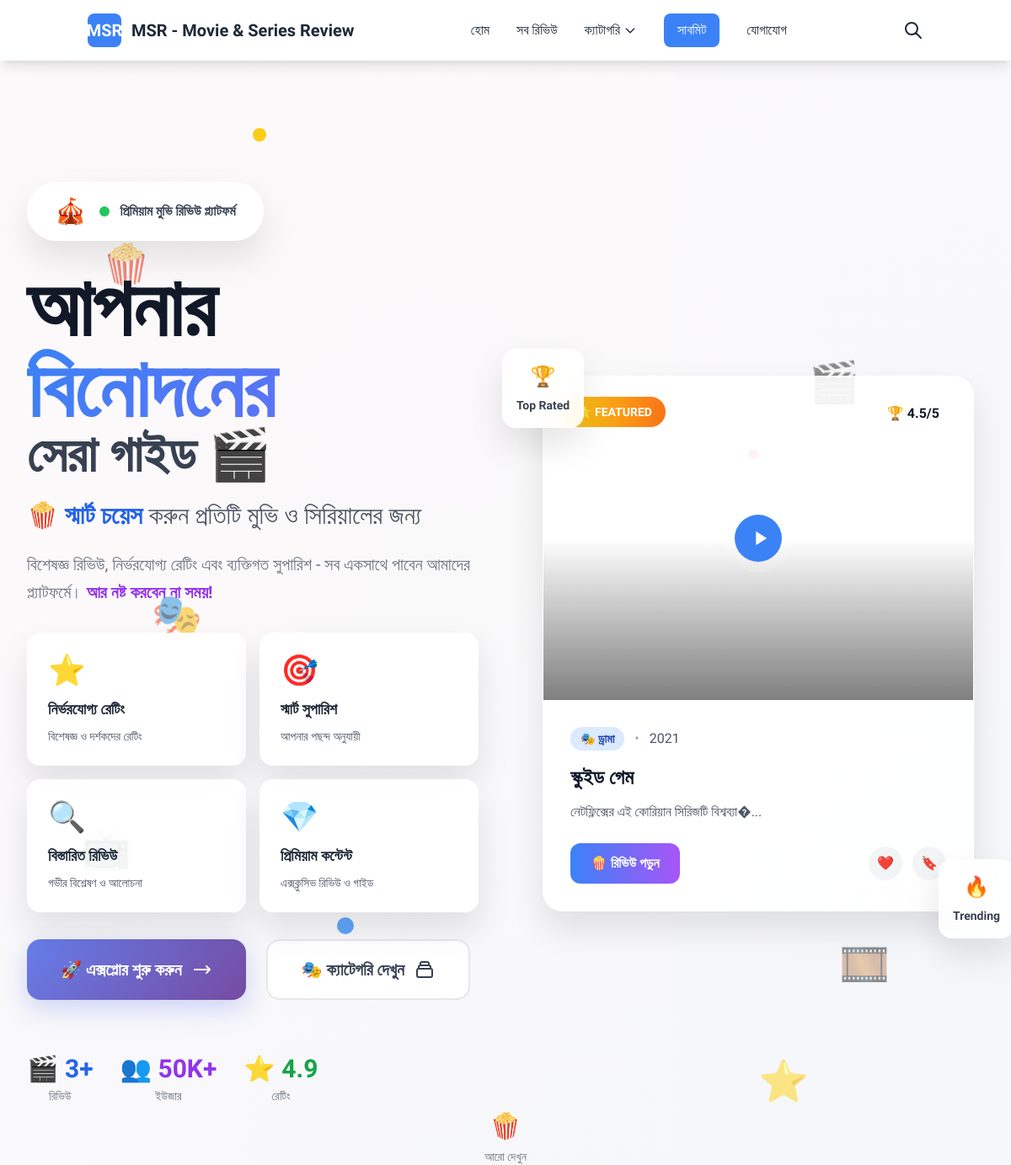
Screenshot of /home/5.php with the database file from the repository.
### tables this page shows
CREATE TABLE `reviews` (
  `id` int(11) NOT NULL,
  `title` varchar(255) NOT NULL,
  `slug` varchar(255) NOT NULL,
  `reviewer_name` varchar(100) NOT NULL,
  `reviewer_email` varchar(100) DEFAULT NULL,
  `year` varchar(10) DEFAULT NULL,
  `type` enum('movie','series') NOT NULL DEFAULT 'movie',
  `language` varchar(50) DEFAULT NULL,
  `director` varchar(255) DEFAULT NULL,
  `cast` text DEFAULT NULL,
  `rating` decimal(2,1) NOT NULL DEFAULT 0.0,
  `content` longtext NOT NULL,
  `excerpt` text DEFAULT NULL,
  `poster_image` varchar(255) DEFAULT NULL,
  `trailer_url` varchar(500) DEFAULT NULL,
  `featured` tinyint(1) NOT NULL DEFAULT 0,
  `view_count` int(11) NOT NULL DEFAULT 0,
  `status` enum('published','pending','draft') NOT NULL DEFAULT 'pending',
  `created_by` enum('admin','user') NOT NULL DEFAULT 'admin',
  `meta_title` varchar(255) DEFAULT NULL,
  `meta_description` text DEFAULT NULL,
  `meta_keywords` text DEFAULT NULL,
  `created_at` timestamp NOT NULL DEFAULT current_timestamp(),
  `updated_at` timestamp NOT NULL DEFAULT current_timestamp() ON UPDATE current_timestamp()
);

CREATE TABLE `categories` (
  `id` int(11) NOT NULL,
  `name` varchar(100) NOT NULL,
  `name_bn` varchar(100) DEFAULT NULL,
  `slug` varchar(100) NOT NULL,
  `description` text DEFAULT NULL,
  `icon` varchar(100) DEFAULT NULL,
  `color` varchar(20) DEFAULT '#3B82F6',
  `sort_order` int(11) NOT NULL DEFAULT 0,
  `status` enum('active','inactive') NOT NULL DEFAULT 'active',
  `created_at` timestamp NOT NULL DEFAULT current_timestamp(),
  `updated_at` timestamp NOT NULL DEFAULT current_timestamp() ON UPDATE current_timestamp()
);

### includes/database.php (called while the page is built, shortened)
<?php
class Database {
    private static $instance = null;
    private $connection = null;
    private function __construct() {
        try {
            $dsn = 'mysql:host=' . DB_HOST . ';dbname=' . DB_NAME . ';charset=' . DB_CHARSET;
            $options = [
                PDO::ATTR_ERRMODE => PDO::ERRMODE_EXCEPTION,
                PDO::ATTR_DEFAULT_FETCH_MODE => PDO::FETCH_ASSOC,
                PDO::ATTR_EMULATE_PREPARES => false,
                PDO::MYSQL_ATTR_INIT_COMMAND => "SET NAMES utf8mb4 COLLATE utf8mb4_unicode_ci"
            ];
            $this->connection = new PDO($dsn, DB_USER, DB_PASS, $options);
        } catch (PDOException $e) {
            die('Database connection failed: ' . $e->getMessage());
        }
    }
    public static function getInstance() {
        if (self::$instance === null) {
            self::$instance = new self();
        }
        return self::$instance;
    }
    public function query($sql, $params = []) {
        try {
            $stmt = $this->connection->prepare($sql);
            $stmt->execute($params);
            return $stmt;
        } catch (PDOException $e) {
            error_log('Database query error: ' . $e->getMessage());
            return false;
        }
    }
    public function fetchAll($sql, $params = []) {
        $stmt = $this->query($sql, $params);
        return $stmt ? $stmt->fetchAll() : [];
    }
    public function count($sql, $params = []) {
        $stmt = $this->query($sql, $params);
        return $stmt ? $stmt->fetchColumn() : 0;
    }
}
?>

### includes/functions.php (called while the page is built, shortened)
<?php
function getSeoSetting($key, $default = '') {
    static $seo_settings = null;
    if ($seo_settings === null) {
        $db = Database::getInstance();
        $result = $db->fetchAll("SELECT setting_key, setting_value FROM seo_settings");
        $seo_settings = [];
        foreach ($result as $row) {
            $seo_settings[$row['setting_key']] = $row['setting_value'];
        }
    }
    return $seo_settings[$key] ?? $default;
}
?>

### home/5.php (the view, shortened to what this page needs)
<?php
$db = Database::getInstance();
$featured_reviews = $db->fetchAll("
    SELECT r.*, c.name as category_name, c.name_bn as category_name_bn
    FROM reviews r
    LEFT JOIN review_categories rc ON r.id = rc.review_id
    LEFT JOIN categories c ON rc.category_id = c.id
    WHERE r.status = 'published' AND r.featured = 1
    ORDER BY r.created_at DESC
    LIMIT 6
");
include 'includes/header.php';
?>
<section class="relative min-h-screen flex items-center premium-bg overflow-hidden">
    <div class="floating-elements">
        <div class="floating-icon">🍿</div>
        <div class="floating-icon">🎬</div>
        <div class="floating-icon">📺</div>
        <div class="floating-icon">🎞️</div>
        <div class="floating-icon">🎭</div>
        <div class="floating-icon">⭐</div>
    </div>
    <div class="absolute top-20 left-1/4 w-4 h-4 bg-yellow-400 rounded-full sparkle-effect"></div>
    <div class="absolute bottom-1/4 left-1/3 w-5 h-5 bg-blue-400 rounded-full sparkle-effect" style="animation-delay: 2s;"></div>
    <div class="container-custom relative z-10">
        <div class="grid lg:grid-cols-2 gap-16 items-center">
            <div class="text-center lg:text-left space-y-8 slide-in-left">
                <div class="inline-flex items-center glass-card rounded-full px-8 py-4 text-gray-700 font-semibold border border-blue-200">
                    <span class="text-3xl mr-4 movie-icon-float">🎪</span>
                    <span class="flex items-center">
                        <span class="w-3 h-3 bg-green-500 rounded-full mr-3 animate-pulse"></span>
                        প্রিমিয়াম মুভি রিভিউ প্ল্যাটফর্ম
                    </span>
                </div>
                <div class="space-y-6">
                    <h1 class="text-6xl lg:text-8xl font-black leading-tight">
                        <span class="block text-gray-900">আপনার</span>
                        <span class="block gradient-text-premium">বিনোদনের</span>
                        <span class="block text-gray-700 text-5xl lg:text-6xl">সেরা গাইড 🎬</span>
                    </h1>
                    <p class="text-2xl lg:text-3xl text-gray-600 leading-relaxed">
                        🍿 <span class="font-bold text-blue-600">স্মার্ট চয়েস</span> করুন প্রতিটি মুভি ও সিরিয়ালের জন্য
                    </p>
                    <p class="text-xl text-gray-500 leading-relaxed max-w-2xl">
                        বিশেষজ্ঞ রিভিউ, নির্ভরযোগ্য রেটিং এবং ব্যক্তিগত সুপারিশ -
                        সব একসাথে পাবেন আমাদের প্ল্যাটফর্মে।
                        <span class="text-purple-600 font-semibold">আর নষ্ট করবেন না সময়!</span>
                    </p>
                </div>
                <div class="grid grid-cols-2 gap-4">
                    <div class="glass-card rounded-2xl p-6 hover-lift">
                        <div class="text-4xl mb-3">⭐</div>
                        <h3 class="font-bold text-gray-800 text-lg mb-2">নির্ভরযোগ্য রেটিং</h3>
                        <p class="text-gray-600 text-sm">বিশেষজ্ঞ ও দর্শকদের রেটিং</p>
                    </div>
                    <div class="glass-card rounded-2xl p-6 hover-lift">
                        <div class="text-4xl mb-3">🎯</div>
                        <h3 class="font-bold text-gray-800 text-lg mb-2">স্মার্ট সুপারিশ</h3>
                        <p class="text-gray-600 text-sm">আপনার পছন্দ অনুযায়ী</p>
                    </div>
                    <div class="glass-card rounded-2xl p-6 hover-lift">
                        <div class="text-4xl mb-3">🔍</div>
                        <h3 class="font-bold text-gray-800 text-lg mb-2">বিস্তারিত রিভিউ</h3>
                        <p class="text-gray-600 text-sm">গভীর বিশ্লেষণ ও আলোচনা</p>
                    </div>
                    <div class="glass-card rounded-2xl p-6 hover-lift">
                        <div class="text-4xl mb-3">💎</div>
                        <h3 class="font-bold text-gray-800 text-lg mb-2">প্রিমিয়াম কন্টেন্ট</h3>
                        <p class="text-gray-600 text-sm">এক্সক্লুসিভ রিভিউ ও গাইড</p>
                    </div>
                </div>
                <div class="flex flex-col sm:flex-row gap-6 justify-center lg:justify-start">
                    <a href="/reviews" class="premium-button text-white px-10 py-5 rounded-2xl font-bold text-xl flex items-center justify-center group">
                        🚀 এক্সপ্লোর শুরু করুন
                        <svg class="w-6 h-6 ml-3 group-hover:translate-x-2 transition-transform" fill="none" stroke="currentColor" viewBox="0 0 24 24">
                            <path stroke-linecap="round" stroke-linejoin="round" stroke-width="2" d="M17 8l4 4m0 0l-4 4m4-4H3"></path>
                        </svg>
                    </a>
                    <a href="/categories" class="bg-white text-gray-700 border-2 border-gray-200 px-10 py-5 rounded-2xl font-bold text-xl hover:border-blue-300 hover:text-blue-600 transition-all flex items-center justify-center group">
                        🎭 ক্যাটেগরি দেখুন
                    </a>
                </div>
                <div class="flex items-center justify-center lg:justify-start space-x-8 pt-8">
                    <div class="text-center">
                        <div class="text-3xl font-black text-blue-600 mb-1">
                            🎬 <?php echo $db->count("SELECT COUNT(*) FROM reviews WHERE status = 'published'"); ?>+
                        </div>
                        <div class="text-gray-500 text-sm font-medium">রিভিউ</div>
                    </div>
                    <div class="text-center">
                        <div class="text-3xl font-black text-purple-600 mb-1">
                            👥 50K+
                        </div>
                        <div class="text-gray-500 text-sm font-medium">ইউজার</div>
                    </div>
                    <div class="text-center">
                        <div class="text-3xl font-black text-green-600 mb-1">
                            ⭐ 4.9
                        </div>
                        <div class="text-gray-500 text-sm font-medium">রেটিং</div>
                    </div>
                </div>
            </div>
            <div class="relative slide-in-right">
                <div class="relative max-w-lg mx-auto">
                    <?php if (!empty($featured_reviews)): ?>
                        <?php $featured = $featured_reviews[0]; ?>
                        <div class="glass-card rounded-3xl overflow-hidden hover-lift">
                            <div class="relative h-96">
                                <div class="absolute top-6 left-6 bg-gradient-to-r from-yellow-400 to-orange-500 text-white px-4 py-2 rounded-full font-bold text-sm">
                                    ⭐ FEATURED
                                </div>
                                <div class="absolute top-6 right-6 bg-white/90 text-gray-900 px-4 py-2 rounded-full font-bold">
                                    🏆 <?php echo $featured['rating']; ?>/5
                                </div>
                                <div class="absolute inset-0 flex items-center justify-center">
                                    <div class="w-20 h-20 bg-white/20 backdrop-blur-sm rounded-full flex items-center justify-center hover:scale-110 transition-transform cursor-pointer group">
                                        <div class="w-14 h-14 bg-blue-500 rounded-full flex items-center justify-center group-hover:bg-blue-600 transition-colors">
                                            <svg class="w-7 h-7 text-white ml-1" fill="currentColor" viewBox="0 0 24 24">
                                                <path d="M8 5v14l11-7z"/>
                                            </svg>
                                        </div>
                                    </div>
                                </div>
                            </div>
                            <div class="p-8">
                                <div class="flex items-center space-x-3 mb-4">
                                    <span class="bg-blue-100 text-blue-800 px-3 py-1 rounded-full text-sm font-semibold">
                                        🎭 <?php echo $featured['category_name_bn'] ?: $featured['category_name']; ?>
                                    </span>
                                    <span class="text-gray-400">•</span>
                                    <span class="text-gray-600 font-medium"><?php echo $featured['year']; ?></span>
                                </div>
                                <h3 class="text-2xl font-black text-gray-900 mb-3">
                                    <?php echo htmlspecialchars($featured['title']); ?>
                                </h3>
                                <p class="text-gray-600 leading-relaxed mb-6">
                                    <?php echo htmlspecialchars(substr($featured['excerpt'], 0, 120)); ?>...
                                </p>
                                <div class="flex items-center justify-between">
                                    <a href="/review/<?php echo $featured['slug']; ?>"
                                       class="bg-gradient-to-r from-blue-500 to-purple-500 text-white px-6 py-3 rounded-xl font-bold hover:shadow-lg transition-all">
                                        🍿 রিভিউ পড়ুন
                                    </a>
                                    <div class="flex items-center space-x-3">
                                        <button class="w-10 h-10 bg-gray-100 rounded-full flex items-center justify-center hover:bg-gray-200 transition-colors">
                                            ❤️
                                        </button>
                                        <button class="w-10 h-10 bg-gray-100 rounded-full flex items-center justify-center hover:bg-gray-200 transition-colors">
                                            🔖
                                        </button>
                                    </div>
                                </div>
                            </div>
                        </div>
                    <?php endif; ?>
                    <div class="absolute -top-8 -left-12 glass-card rounded-2xl p-4 bounce-in" style="animation-delay: 1s;">
                        <div class="text-center">
                            <div class="text-2xl mb-2">🏆</div>
                            <div class="text-gray-700 font-bold text-sm">Top Rated</div>
                        </div>
                    </div>
                    <div class="absolute -bottom-8 -right-12 glass-card rounded-2xl p-4 bounce-in" style="animation-delay: 2s;">
                        <div class="text-center">
                            <div class="text-2xl mb-2">🔥</div>
                            <div class="text-gray-700 font-bold text-sm">Trending</div>
                        </div>
                    </div>
                </div>
            </div>
        </div>
    </div>
    <div class="absolute bottom-8 left-1/2 transform -translate-x-1/2 text-center">
        <div class="text-gray-500 space-y-2">
            <div class="text-3xl animate-bounce">🍿</div>
            <div class="text-sm font-medium">আরো দেখুন</div>
        </div>
    </div>
</section>

### rows the page displays
reviews: rating "4.5", year "2021", title "স্কুইড গেম", excerpt "নেটফ্লিক্সের এই কোরিয়ান সিরিজটি বিশ্বব্যা�"
categories: name_bn "ড্রামা"

### other values shown
$site_name "MSR - Movie & Series Review"
$db->count("SELECT COUNT(*) FROM reviews WHERE status = 'published'") "3"
